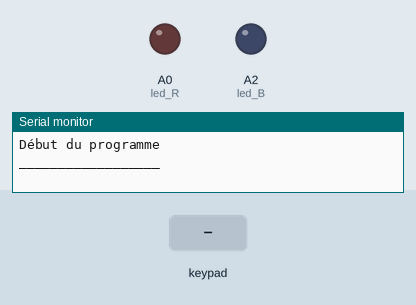
Recording of a sketch running on a simulated Arduino Uno, built with avr-gcc and run on an emulated ATmega328P. On the bench: output pins drawn as LEDs (lit = HIGH), the last lines printed to the serial monitor. Dashed ring = blinking. Inputs (shaded band) come from the test bench.

Above: at 1.2 s.
1.3 s: keypad keys B 6 9 A pressed 0.4 s apart
At 3.4 s:
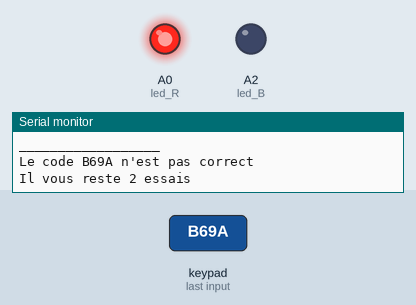
4.4 s: keypad keys B 6 9 D pressed 0.4 s apart
At 4.46 s:
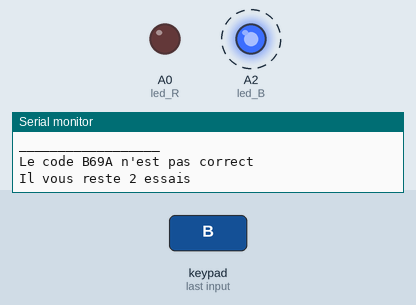
7.5 s: keypad keys 8 9 1 0 1 1 pressed 0.4 s apart
At 9.7 s:
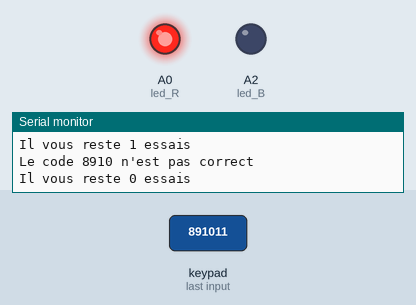
11.4 s: keypad keys B 6 9 pressed 0.4 s apart
15.6 s: keypad keys 8 9 1 0 1 1 A pressed 0.4 s apart
20.3 s: keypad keys 1 3 9 D pressed 0.4 s apart
At 27.7 s:
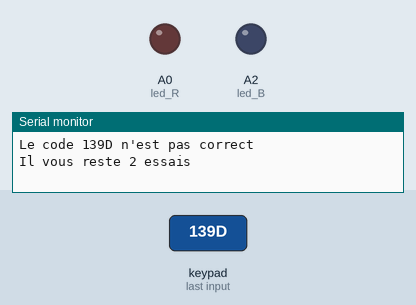
Timing chart, 0 to 28.0 s (numbered marks = the images above; inputs shaded):
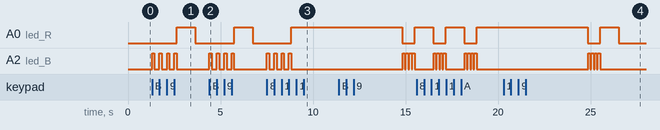

The sketch:

Clavier.ino
```cpp
// (licence header left out)
#include <Keypad.h>
#define COLS 4
#define ROWS 4

// Pin LED RGB
const int led_R = A0;
const int led_V = A1;
const int led_B = A2;

char keys[ROWS] [COLS] =
{
  {'1', '2', '3', 'F'},
  {'4', '5', '6', 'E'},
  {'7', '8', '9', 'D'},
  {'A', '0', 'B', 'C'}
};

byte rowPins[ROWS] = {8, 9, 10, 11};
byte colPins[COLS] = {3, 4, 5, 6};

// Mot de passe :
char k0 =  'E';
char k1 =  'B';
char k2 =  '6';
char k3 =  '9';

char key[4];
int essai = 3;

Keypad keypad = Keypad(makeKeymap(keys), rowPins, colPins, ROWS, COLS);

void setup()
{
Serial.begin(9600);
Serial.println("Début du programme");
Serial.println("__________________");
Serial.println();
}

void loop()
{
  // Boucle pour entrer le code
  for (int i = 0; i < 4; i++)
  {
    while (!key[i])
    {
      key[i] = keypad.getKey();
    }
    analogWrite(led_B, 255);
    delay(125);
    analogWrite(led_B, 0);
  }

// Vérification du code entré
if(key[0] == k0 && key[1] == k1 && key[2] == k2 && key[3] == k3)
  {
    Serial.print("Le code");
    Serial.println(" est correct");
    Serial.println();

    analogWrite(led_V, 255);
    delay(1000);
    analogWrite(led_V, 0);

  essai = 3;

    for (int i = 0; i < 4; i++)
    {
      key[i] = 0;
    }
  }
else
  {
    Serial.print("Le code ");

    for (int i = 0; i < 4; i++)
    {
      Serial.print (key[i]);
    }
    Serial.println(" n'est pas correct");
    essai--;
    Serial.print("Il vous reste ");
    Serial.print(essai);
    Serial.println(" essais");
    Serial.println();

    analogWrite(led_R, 255);
    delay(1000);
    analogWrite(led_R, 0);

    for (int i = 0; i < 4; i++)
    {
      key[i] = 0;
    }
}
// Sécurité de temps d'attente si trop d'essais ont été effectués
if (essai == 0)
  {
    Serial.println("Vous avez effectué trop d'essais, veuillez attendre 5 secondes");

    analogWrite(led_R, 255);
    delay(5000);
    analogWrite(led_R, 0);

    essai = 3;
  }
}
```

Measured:
- after the input at 1.3 s, A0 (led_R): LOW → HIGH after 1.3 s, → LOW 1.0 s later; A2 (led_B): alternates HIGH for 0.13 s and LOW for 0.27 s, 8 changes in all, then stays LOW, starting at once
- after the input at 4.4 s, A0 (led_R): LOW → HIGH after 1.3 s, → LOW 1.0 s later; A2 (led_B): alternates HIGH for 0.13 s and LOW for 0.27 s, 8 changes in all, then stays LOW, starting at once
- after the input at 7.5 s, A0 (led_R): LOW → HIGH after 1.3 s; A2 (led_B): alternates HIGH for 0.13 s and LOW for 0.27 s, 8 changes in all, then stays LOW, starting at once
- after the input at 20.3 s, A2 (led_B): alternates HIGH for 0.13 s and LOW for 0.05 s, 8 changes in all, then stays LOW, starting after 4.6 s
